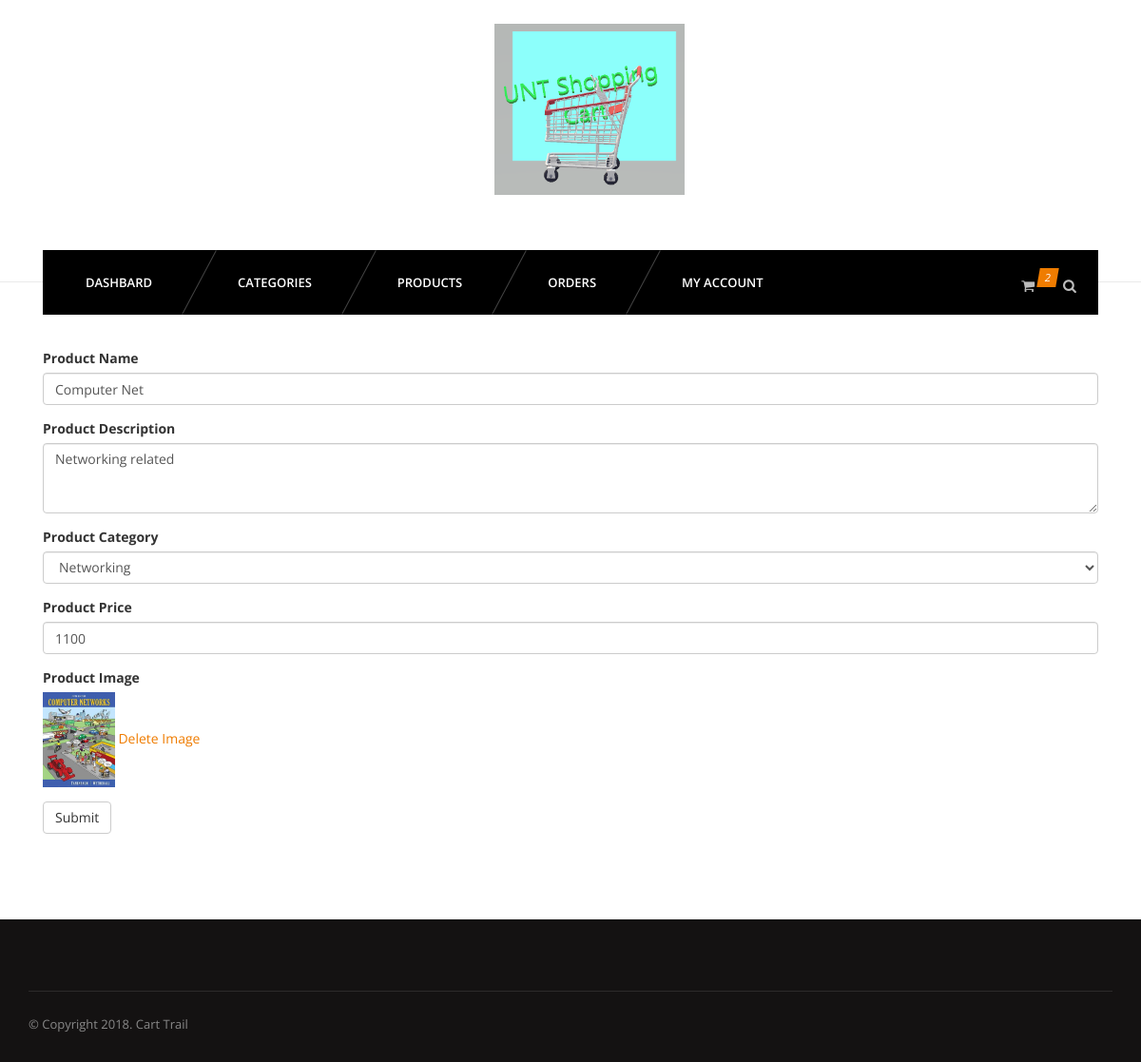
/admin/editproduct.php?id=7 (signed in), run on the app's committed database.
### tables this page shows
CREATE TABLE `products` (
  `id` int(11) NOT NULL,
  `name` varchar(255) NOT NULL,
  `catid` int(11) NOT NULL,
  `price` varchar(255) NOT NULL,
  `thumb` varchar(255) NOT NULL,
  `description` varchar(255) NOT NULL,
  `quantity` int(200) NOT NULL
);

CREATE TABLE `category` (
  `id` int(11) NOT NULL,
  `name` varchar(255) NOT NULL
);

### admin/editproduct.php (the view, shortened to what this page needs)
<?php
	if(isset($_GET) & !empty($_GET))
	{
		$id = $_GET['id'];
	}
	else
	{
		header('location: products.php');
	}
?>
<?php include 'inc/header.php'; ?>
<?php include 'inc/nav.php'; ?>
<section id="content">
	<div class="content-blog">
		<div class="container">
			<?php
				$sql = "SELECT * FROM products WHERE id=$id";
				$res = mysqli_query($connection, $sql);
				$r = mysqli_fetch_assoc($res);
			?>
			<form method="post" enctype="multipart/form-data">
			  <div class="form-group">
			    <label for="Productname">Product Name</label>
			    <input type="text" class="form-control" name="productname" id="Productname" placeholder="Product Name" value="<?php echo $r['name']; ?>">
			  </div>
			  <div class="form-group">
			    <label for="productdescription">Product Description</label>
			    <textarea class="form-control" name="productdescription" rows="3"><?php echo $r['description']; ?></textarea>
			  </div>
			  <div class="form-group">
			    <label for="productcategory">Product Category</label>
			    <select class="form-control" id="productcategory" name="productcategory">
			    <?php
					$catsql = "SELECT * FROM category";
					$catres = mysqli_query($connection, $catsql);
					while ($catr = mysqli_fetch_assoc($catres)) {
				?>
					<option value="<?php echo $catr['id']; ?>" <?php if( $catr['id'] == $r['catid']){ echo "selected"; } ?>><?php echo $catr['name']; ?></option>
				<?php } ?>
				</select>
			  </div>
			  <div class="form-group">
			    <label for="productprice">Product Price</label>
			    <input type="text" class="form-control" name="productprice" id="productprice" placeholder="Product Price" value="<?php echo $r['price']; ?>">
			  </div>
			  <div class="form-group">
			    <label for="productimage">Product Image</label>
			    <?php if(isset($r['thumb']) & !empty($r['thumb'])){ ?>
			    <br>
			    	<img src="<?php echo $r['thumb'] ?>" widht="100px" height="100px">
			    	<a href="delprodimg.php?id=<?php echo $r['id']; ?>">Delete Image</a>
			    <?php
			     }
			     else
			     {?>
			    <input type="file" name="productimage" id="productimage">
			    <p class="help-block">Only jpg/png are allowed.</p>
			    <?php } ?>
			  </div>
			  <button type="submit" class="btn btn-default">Submit</button>
			</form>
		</div>
	</div>
</section>
<?php include 'inc/footer.php' ?>

### css/light.css (style rules this page uses)
body { background-color:#fff; }

### data on the page
products: productname "Computer Net", productdescription "Networking related", productcategory "Networking", productprice "1100", thumb (picture)
